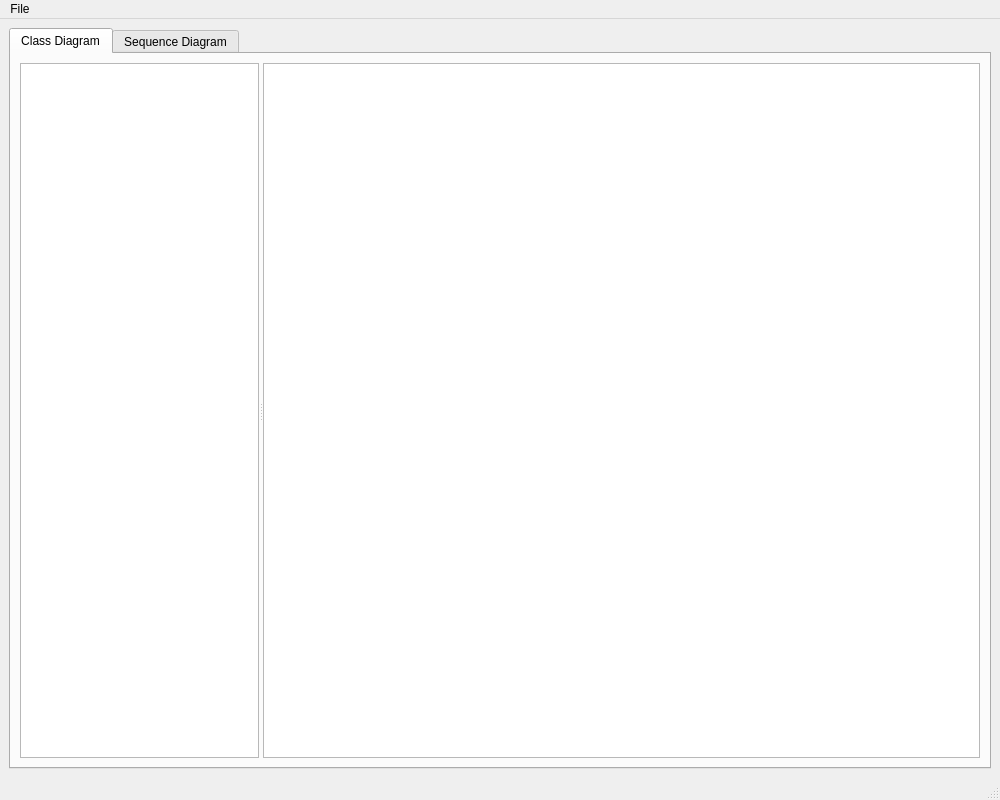
<?xml version="1.0" encoding="UTF-8"?>
<ui version="4.0">
 <class>MainWindow</class>
 <widget class="QMainWindow" name="MainWindow">
  <property name="geometry">
   <rect>
    <x>0</x>
    <y>0</y>
    <width>1000</width>
    <height>800</height>
   </rect>
  </property>
  <property name="sizePolicy">
   <sizepolicy hsizetype="Preferred" vsizetype="Preferred">
    <horstretch>0</horstretch>
    <verstretch>0</verstretch>
   </sizepolicy>
  </property>
  <property name="windowTitle">
   <string>MainWindow</string>
  </property>
  <property name="toolButtonStyle">
   <enum>Qt::ToolButtonIconOnly</enum>
  </property>
  <property name="tabShape">
   <enum>QTabWidget::Triangular</enum>
  </property>
  <property name="dockNestingEnabled">
   <bool>false</bool>
  </property>
  <widget class="QWidget" name="centralwidget">
   <layout class="QHBoxLayout" name="horizontalLayout">
    <item>
     <widget class="QTabWidget" name="tabWidget">
      <property name="currentIndex">
       <number>0</number>
      </property>
      <widget class="QWidget" name="classTab">
       <attribute name="title">
        <string>Class Diagram</string>
       </attribute>
       <layout class="QHBoxLayout" name="horizontalLayout_2">
        <item>
         <widget class="QSplitter" name="classSplitter">
          <property name="sizePolicy">
           <sizepolicy hsizetype="Expanding" vsizetype="Expanding">
            <horstretch>0</horstretch>
            <verstretch>0</verstretch>
           </sizepolicy>
          </property>
          <property name="orientation">
           <enum>Qt::Horizontal</enum>
          </property>
          <widget class="QListWidget" name="classList">
           <property name="sizePolicy">
            <sizepolicy hsizetype="Preferred" vsizetype="Preferred">
             <horstretch>1</horstretch>
             <verstretch>0</verstretch>
            </sizepolicy>
           </property>
          </widget>
          <widget class="QGraphicsView" name="classView">
           <property name="sizePolicy">
            <sizepolicy hsizetype="Preferred" vsizetype="Preferred">
             <horstretch>3</horstretch>
             <verstretch>0</verstretch>
            </sizepolicy>
           </property>
           <property name="dragMode">
            <enum>QGraphicsView::RubberBandDrag</enum>
           </property>
          </widget>
         </widget>
        </item>
       </layout>
      </widget>
      <widget class="QWidget" name="sequenceTab">
       <attribute name="title">
        <string>Sequence Diagram</string>
       </attribute>
       <layout class="QHBoxLayout" name="horizontalLayout_3">
        <item>
         <widget class="QSplitter" name="sequenceSplitter">
          <property name="orientation">
           <enum>Qt::Horizontal</enum>
          </property>
          <widget class="QListWidget" name="sequenceList">
           <property name="sizePolicy">
            <sizepolicy hsizetype="Preferred" vsizetype="Preferred">
             <horstretch>1</horstretch>
             <verstretch>0</verstretch>
            </sizepolicy>
           </property>
          </widget>
          <widget class="QGraphicsView" name="sequenceView">
           <property name="sizePolicy">
            <sizepolicy hsizetype="Preferred" vsizetype="Preferred">
             <horstretch>3</horstretch>
             <verstretch>0</verstretch>
            </sizepolicy>
           </property>
          </widget>
         </widget>
        </item>
       </layout>
      </widget>
     </widget>
    </item>
   </layout>
  </widget>
  <widget class="QMenuBar" name="menubar">
   <property name="geometry">
    <rect>
     <x>0</x>
     <y>0</y>
     <width>1000</width>
     <height>24</height>
    </rect>
   </property>
   <widget class="QMenu" name="menuFile">
    <property name="title">
     <string>File</string>
    </property>
    <addaction name="actionNew"/>
    <addaction name="actionOpen"/>
    <addaction name="actionSave"/>
    <addaction name="actionSaveAs"/>
   </widget>
   <addaction name="menuFile"/>
  </widget>
  <widget class="QStatusBar" name="statusbar"/>
  <action name="actionNew">
   <property name="text">
    <string>New</string>
   </property>
  </action>
  <action name="actionSave">
   <property name="text">
    <string>Save</string>
   </property>
  </action>
  <action name="actionSaveAs">
   <property name="text">
    <string>Save As</string>
   </property>
  </action>
  <action name="actionOpen">
   <property name="text">
    <string>Open</string>
   </property>
  </action>
 </widget>
 <resources/>
 <connections/>
</ui>
